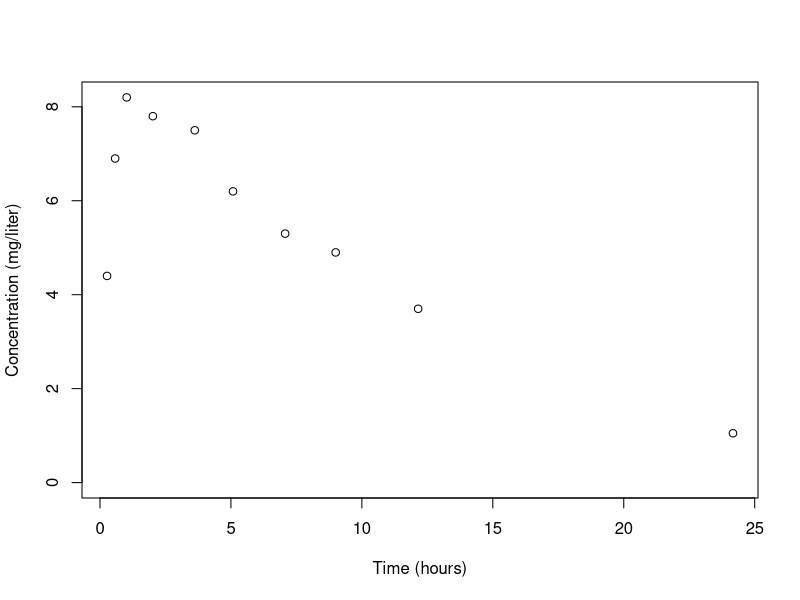

This chart was generated by the following R code:
## ---- chunk 1
# R options
#  

options(
  htmltools.dir.version = FALSE, # for blogdown
  show.signif.stars = FALSE,     # for regression output
  warm = 1,
  width=72
  )
# Set dpi and height for images
library(knitr)
knitr::opts_chunk$set(fig.height = 2.65, dpi = 300,fig.align='center',fig.show='hold',size='footnotesize', small.mar=TRUE) 
# For nonsese...
htmltools::tagList(rmarkdown::html_dependency_font_awesome())
## ---- chunk 2
#| out-width: 75%
#| out-height: 65%
#| fig-height: 5
#| fig-width: 7
#| echo: false
#| label: concentration
library(nlme)
data(Theoph)
conc1 <- Theoph$conc[24:33]
time1 <- Theoph$Time[24:33]

plot(conc1~time1,xlab="Time (hours)",ylab="Concentration (mg/liter)",
     ylim=c(0,max(conc1)))
